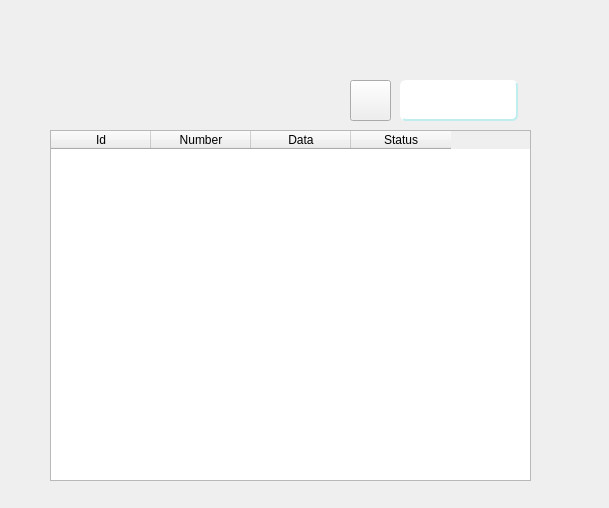
<?xml version="1.0" encoding="UTF-8"?>
<ui version="4.0">
 <class>StatusRoom</class>
 <widget class="QWidget" name="StatusRoom">
  <property name="geometry">
   <rect>
    <x>0</x>
    <y>0</y>
    <width>609</width>
    <height>508</height>
   </rect>
  </property>
  <property name="minimumSize">
   <size>
    <width>609</width>
    <height>508</height>
   </size>
  </property>
  <property name="maximumSize">
   <size>
    <width>609</width>
    <height>508</height>
   </size>
  </property>
  <property name="windowTitle">
   <string>Room Status</string>
  </property>
  <widget class="QTableWidget" name="tableWidget">
   <property name="geometry">
    <rect>
     <x>50</x>
     <y>130</y>
     <width>481</width>
     <height>351</height>
    </rect>
   </property>
   <property name="styleSheet">
    <string notr="true">font: 57 italic 16pt &quot;URW Chancery L&quot;;
background-image: url(:/doc/aesthetic-background-gradient-green-Favim.com-2877559.jpg); 
selection-background-color: rgb(127, 192, 217);</string>
   </property>
   <column>
    <property name="text">
     <string>Id</string>
    </property>
   </column>
   <column>
    <property name="text">
     <string>Number</string>
    </property>
   </column>
   <column>
    <property name="text">
     <string>Data</string>
    </property>
   </column>
   <column>
    <property name="text">
     <string>Status</string>
    </property>
   </column>
  </widget>
  <widget class="QLabel" name="label">
   <property name="geometry">
    <rect>
     <x>370</x>
     <y>20</y>
     <width>101</width>
     <height>17</height>
    </rect>
   </property>
   <property name="text">
    <string/>
   </property>
  </widget>
  <widget class="QLabel" name="label_2">
   <property name="geometry">
    <rect>
     <x>20</x>
     <y>10</y>
     <width>151</width>
     <height>91</height>
    </rect>
   </property>
   <property name="text">
    <string/>
   </property>
   <property name="pixmap">
    <pixmap resource="doc.qrc">:/doc/990286.png</pixmap>
   </property>
  </widget>
  <widget class="QTextEdit" name="textEdit">
   <property name="geometry">
    <rect>
     <x>400</x>
     <y>80</y>
     <width>118</width>
     <height>41</height>
    </rect>
   </property>
   <property name="styleSheet">
    <string notr="true">
   background-color: white;
    border-style: outset;
    border-width: 2px;
    border-radius: 6px;
    border-color: rgb(192, 237, 238);

    min-width: 6em;
    padding: 6px;</string>
   </property>
  </widget>
  <widget class="QPushButton" name="pushButton_2">
   <property name="enabled">
    <bool>true</bool>
   </property>
   <property name="geometry">
    <rect>
     <x>350</x>
     <y>80</y>
     <width>41</width>
     <height>41</height>
    </rect>
   </property>
   <property name="styleSheet">
    <string notr="true">QPushButton {
font: 75 28pt \&quot;Serif\&quot;; 
border: 1px solid &quot;+getRGBhexColor(palyellow.shadow().color())+&quot;; border-radius: 5px;

}</string>
   </property>
   <property name="text">
    <string/>
   </property>
   <property name="icon">
    <iconset resource="doc.qrc">
     <normaloff>:/doc/search-loop-512.png</normaloff>:/doc/search-loop-512.png</iconset>
   </property>
   <property name="iconSize">
    <size>
     <width>30</width>
     <height>30</height>
    </size>
   </property>
  </widget>
 </widget>
 <resources>
  <include location="doc.qrc"/>
 </resources>
 <connections/>
</ui>
